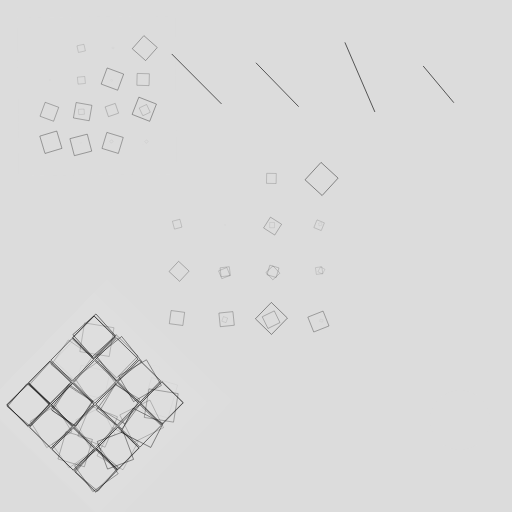
Frame 1 (no input)
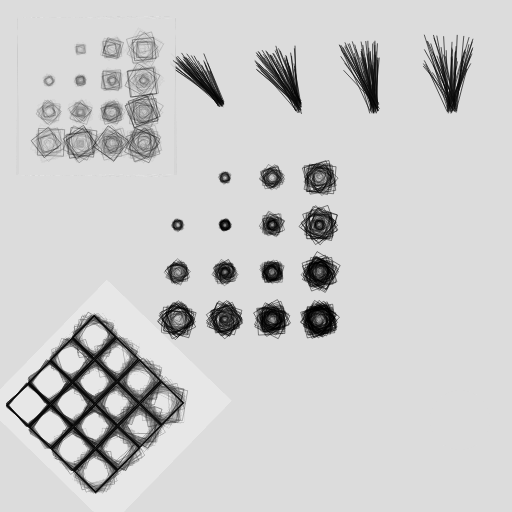
Frame 60 (no input)
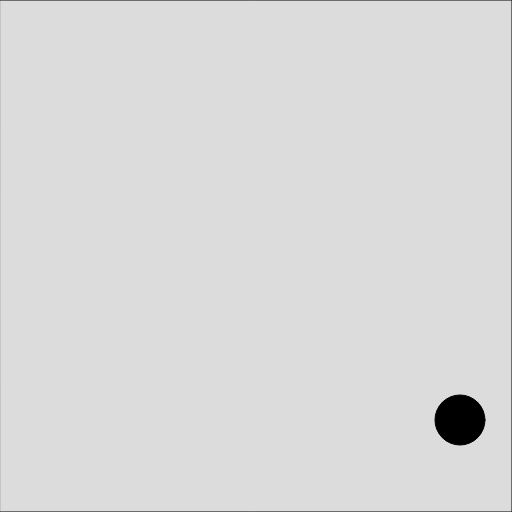
Frame 120 (the mouse pressed at the canvas centre since frame 60)

The p5.js sketch that drew these frames (run headless with seeded random() and noise() and a simulated clock; from frame 60 on, the mouse is pressed at the canvas centre):

// p5.js sketch
// ── sketch.js
let x = 130;
let y = 130;

let reset = 0;

let a = 25;
let r = 0.01;
let t = 0;
let e = 1234;

function setup() {
  createCanvas(512, 512);
  frameRate(30);
  background(220);
}

function draw() {
  if (mouseIsPressed) {
    background(220);
  }

  push();
  scale(0.25);

  translate(0 + x, 0 + y);

  //////////////////////////////////////////////////////////////////////////////////////
  /////////////      1°      ///////////////////////////////////////////////////////////
  //////////////////////////////////////////////////////////////////////////////////////

  push();
  noStroke();
  rotate(-0.8);
  fill(220, 5);
  rect(-1200, 900, 700);
  pop();

  if (t < 0 && !keyIsPressed) {
    t += 2;
  }

  if (true) {
    push();
    translate(t, 0);
    translate(-350 + 120 + 120, 1250 + 120 + 120);
    rotate(112.3);
    push();
    fill(220, 5);
    noStroke();
    rect(0 - 60, 0 - 60, 512 + 120);
    pop();

    ////cuadrados base

    var sumaXb = 0;
    var sumaYb = 0;

    for (var j = 0; j < 4; j++) {
      for (var i = 0; i < 4; i++) {
        push();
        translate(6 + sumaXb, 6 + sumaYb);
        strokeWeight(2);
        noFill();
        rect(0, 0, 120, 120);
        pop();

        sumaXb += 126;
      }
      sumaXb = 0;
      sumaYb += 126;
    }

    /////fin cuadrados base

    ///////////////////////////////////////////////

    //cuadrados move

    var sumaXm = 0;
    var sumaYm = 0;
    var intensidad = 0;

    for (var n = 0; n < 4; n++) {
      for (var ñ = 0; ñ < 4; ñ++) {
        push();

        translate(66 + sumaXm + random(-2, 2), 66 + sumaYm + random(-2, 2));
        rotate(random(0, 0.02));

        strokeWeight(random(0, 2));

        stroke(random(0, 20));

        noFill();

        rect(-60, -60, 120 + random(-2, 2), 120 + random(-2, 2));

        pop();

        sumaXm += 126;
      }
      sumaXm = 0;
      sumaYm += 126;
    }

    ///fin cuadrados move

    //////////////////////////////////////////////

    //degradé intensidad x

    var sumaXdx = 0;
    var sumaYdx = 0;
    intensidad = 1;

    for (var q = 0; q < 4; q++) {
      for (var w = 0; w < 4; w++) {
        push();

        translate(
          66 + sumaXdx + random(-2, 2) * intensidad,
          66 + sumaYdx + random(-2, 2) * intensidad
        );
        rotate(random(-0.1, 0.1) * intensidad);

        strokeWeight(random(0, 2));

        stroke(random(0, 5) * intensidad);

        noFill();

        rect(
          -60,
          -60,
          120 + random(-2, 2) * intensidad,
          120 + random(-2, 2) * intensidad
        );

        pop();

        intensidad += 0.5;

        sumaXdx += 126;
      }
      sumaXdx = 0;
      sumaYdx += 126;
    }

    //fin degradé intensidad x

    //////////////////////////////////////////////

    //degradé intensidad y

    var sumaXdy = 0;
    var sumaYdy = 0;
    intensidad = 1;

    for (var p = 0; p < 4; p++) {
      for (var o = 0; o < 4; o++) {
        push();

        translate(
          66 + sumaXdy + random(-2, 2) * intensidad,
          66 + sumaYdy + random(-2, 2) * intensidad
        );
        rotate(random(-0.1, 0.1) * intensidad);

        strokeWeight(random(0, 2));

        stroke(random(0, 5) * intensidad);

        noFill();

        rect(
          -60,
          -60,
          120 + random(-2, 2) * intensidad,
          120 + random(-2, 2) * intensidad
        );

        pop();

        intensidad += 0.5;

        sumaYdy += 126;
      }
      sumaYdy = 0;
      sumaXdy += 126;
    }

    //fin degradé intensidad y

    pop();
  }

  //////////////////////////////////////////////////////////////////////////////////////
  /////////////      2°      ////////////////////////////////////////////////////////////
  //////////////////////////////////////////////////////////////////////////////////////

  if (true) {
    for (let a; a < 4; a++) {
      for (let b; b < 4; b++) {
        line();
      }
    }
  }

  //////////////////////////////////////////////////////////////////////////////////////
  /////////////      5°      ////////////////////////////////////////////////////////////
  //////////////////////////////////////////////////////////////////////////////////////

  if (true) {
    push();

    rotate(random(r, r * -1));

    push();

    fill(220, 15);
    noStroke();
    rect(0 - 60, 0 - 60, 512 + 120);

    pop();

    let sumaXy = 0;
    let sumaYy = 0;

    let intensidady = 0;

    /////Y

    for (let j = 0; j < 4; j++) {
      for (let i = 0; i < 4; i++) {
        push();

        translate(
          6 + sumaXy + 60 + random(-1 * intensidady, 1 * intensidady),
          6 + sumaYy + 60 + random(-1 * intensidady, 1 * intensidady)
        );

        rotate(random(-1 * intensidady, 1 * intensidady));

        scale(random(-0.1, 0.1) * intensidady);

        strokeWeight(2);
        noFill();
        rect(0 - 60, 0 - 60, 120, 120);
        pop();

        sumaXy += 126;
      }
      sumaXy = 0;
      sumaYy += 126;
      intensidady += 3;
    }

    /////X
    let sumaXx = 0;
    let sumaYx = 0;
    let intensidadx = 0;

    for (let w = 0; w < 4; w++) {
      for (let q = 0; q < 4; q++) {
        push();
        translate(
          6 + sumaXx + 60 + random(-1 * intensidadx, 1 * intensidadx),
          6 + sumaYx + 60 + random(-1 * intensidadx, 1 * intensidadx)
        );

        rotate(random(-0.1, 0.1) * intensidadx);

        scale(random(-0.1 * intensidadx, 0.1 * intensidadx));

        strokeWeight(2);
        noFill();
        rect(0 - 60, 0 - 60, 120, 120);
        pop();

        sumaYx += 126;
      }
      sumaYx = 0;
      sumaXx += 126;
      intensidadx += 3;
    }
    pop();
  }

  //////////////////////////////////////////////////////////////////////////////////////
  ///////////        9°      ///////////////////////////////////////////////////////////
  //////////////////////////////////////////////////////////////////////////////////////

  if (true) {
    push();

    translate(512 - 30, 512 - 30);
    scale(1.5);

    if (frameCount % 100 == 0 || (key == "e" && keyIsPressed)) {
      fill(220);
      noStroke();
      //rect(0-60,0-60,512+120);
      rect(100, 0, 400, 500);
      rect(0, 100, 500, 400);
    }
    //traslacion canvas
    ///////////
    let sumaXy = 0;
    let sumaYy = 0;

    let intensidady = 0;

    /////Y

    for (let j = 0; j < 4; j++) {
      for (let i = 0; i < 4; i++) {
        push();

        translate(
          6 + sumaXy + 60 + random(-1 * intensidady, 1 * intensidady),
          6 + sumaYy + 60 + random(-1 * intensidady, 1 * intensidady)
        );

        rotate(random(-1 * intensidady, 1 * intensidady));

        scale(random(-0.1 * intensidady, 0.1 * intensidady));

        strokeWeight(2);
        noFill();
        rect(0 - 60, 0 - 60, 120, 120);
        pop();

        sumaXy += 126;
      }
      sumaXy = 0;
      sumaYy += 126;
      intensidady += 2;
    }

    /////X
    let sumaXx = 0;
    let sumaYx = 0;
    let intensidadx = 0;

    for (let w = 0; w < 4; w++) {
      for (let q = 0; q < 4; q++) {
        push();
        translate(
          6 + sumaXx + 60 + random(-1 * intensidadx, 1 * intensidadx),
          6 + sumaYx + 60 + random(-1 * intensidadx, 1 * intensidadx)
        );

        rotate(random(-1 * intensidadx, 1 * intensidadx));

        scale(random(-0.1 * intensidadx, 0.1 * intensidadx));

        strokeWeight(2);
        noFill();
        rect(0 - 60, 0 - 60, 120, 120);
        pop();

        sumaYx += 126;
      }
      sumaYx = 0;
      sumaXx += 126;
      intensidadx += 2;
    }
    //if(frameCount==100 || frameCount%100 == 0){background(220);}
    pop();
  }

  //////////////////////////////////////////////////////////////////////////////////////
  //////////////////////////////////////////////////////////////////////////////////////
  //////////////////////////////////////////////////////////////////////////////////////

  //////////////////////////////////////////////////////////////////////////////////////
  /////////      lineas arriba      ////////////////////////////////////////////////////
  //////////////////////////////////////////////////////////////////////////////////////

  if (true) {
    push();

    scale(2.7);
    translate(240 - 36, 0);

    stroke(random(0, a));
    //1
    /////////////////////////////////////////////////////////////////////
    line(random(0, 60), random(30, 60), random(70, 80), random(100, 110));
    /////////////////////////////////////////////////////////////////////
    //2
    /////////////////////////////////////////////////////////////////////
    push();
    translate(120, 0);
    line(random(0, 60) + 5, random(20, 60), random(65, 75), random(100, 120));

    pop();
    /////////////////////////////////////////////////////////////////////
    //3
    /////////////////////////////////////////////////////////////////////
    push();
    translate(240, 0);
    line(random(0, 60) + 10, random(10, 60), random(55, 70), random(100, 120));

    pop();
    /////////////////////////////////////////////////////////////////////
    //4
    /////////////////////////////////////////////////////////////////////
    push();
    translate(360, 0);
    line(random(0, 75) + 15, random(0, 60), random(50, 65), random(100, 120));

    pop();
    /////////////////////////////////////////////////////////////////////
    pop();
  }

  //////////////////////////////////////////////////////////////////////////////////////
  //////////////////////////////////////////////////////////////////////////////////////
  //////////////////////////////////////////////////////////////////////////////////////

  pop();

  /*
  if(frameCount%100==0){
    x-=512;
    y-=512;
    reset++;}
    if (reset == 3){
      x=0;
      y=0;
      reset = 0;
}*/
  push();
  noStroke();
  fill(220);
  circle(460, 420, 60);
  pop();
  if (mouseIsPressed) {
    push();
    fill(220);
    rect(0, 0, 512);
    fill(0);
    circle(460, 420, 50);
    pop();
  }
}

////////////////////////////////////////////////////

function keyPressed() {
  if (key == "a" && a < 255) {
    a += 90;
  } else if (key == "r" && r < 0.5) {
    r += 0.1;
  } else if (key == "t" && t > -2000) {
    t = -375;
  }
  //   else if (key  ) {
  //       fill(220);
  //       noStroke();
  //       //rect(0-60,0-60,512+120);
  //       rect(100, 0, 400, 500);
  //       rect(0, 100, 500, 400);
}

function keyReleased() {
  if (key == "a" && a > 50) {
    a -= 100;
  } else if (key == "r" && r > -0.1) {
    r = 0.01;
  } else if (key == "t" && t < 0) {
    t++;
  }
}

/////////////////////////////////////
